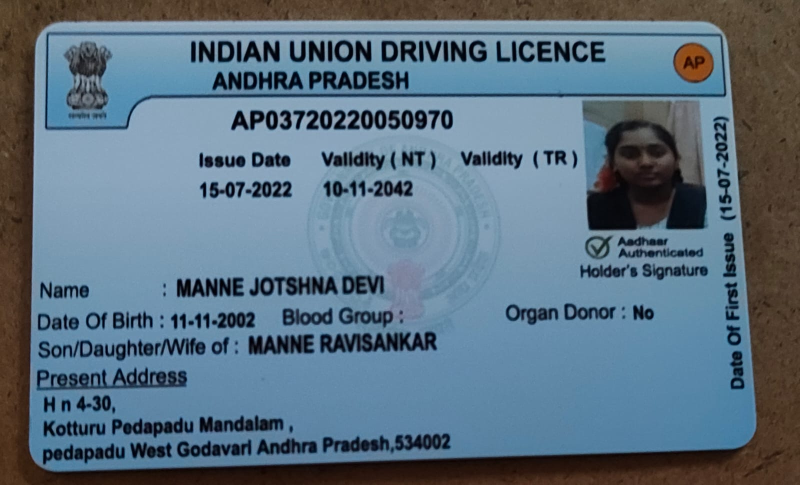
#> input picture data/sessions/session_2026-02-14_11-28-25/images/license.jpg, 1600 x 969 px, found by its file name (shown at 1/2 size)
$ python ocr_test.py
#> lines starting #> are read from the running program, lines starting #| are printed output that depends on the picture; after the words box and inside, x2 and y2 are one past the last pixel; in counts of white or black regions, pixels touching at a corner belong together
#> in extract_text, img is the input picture: shape (969, 1600, 3); mean B, G, R 128.6, 112.6, 91.6
import pytesseract
import cv2
import re
import datetime
import numpy as np


# ---------------- LICENSE AUTO CROP ----------------
def detect_and_crop_license(img):

    gray = cv2.cvtColor(img, cv2.COLOR_BGR2GRAY)

    # Improve contrast
    gray = cv2.equalizeHist(gray)
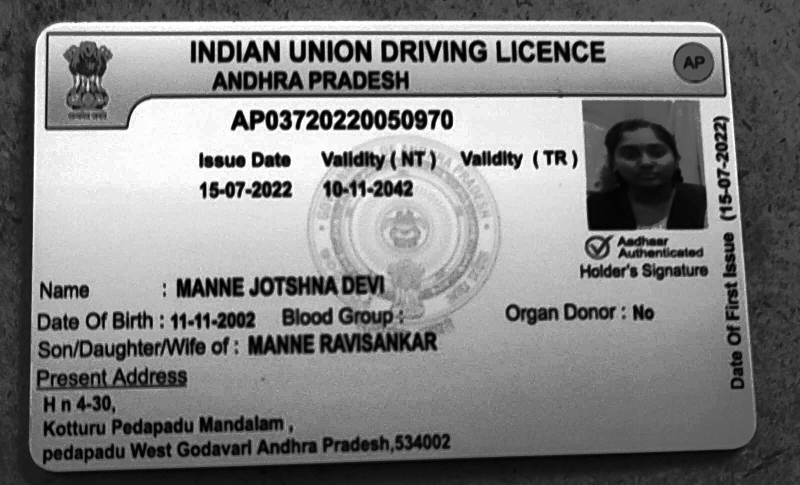
#> gray: shape (969, 1600) (shown at 1/2 size); min 0, max 255, mean 128.8

    edges = cv2.Canny(gray, 50, 150)
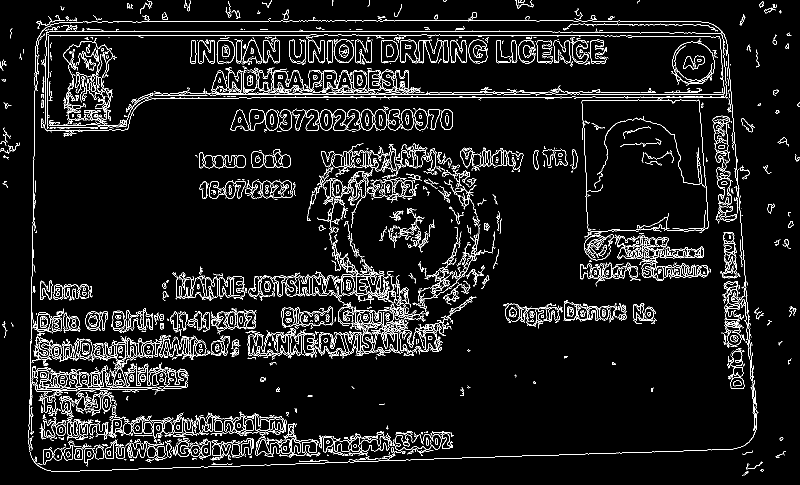
#> edges: shape (969, 1600) (shown at 1/2 size); 6.6% white in thin lines or dots

    contours, _ = cv2.findContours(
        edges,
        cv2.RETR_EXTERNAL,
        cv2.CHAIN_APPROX_SIMPLE
    )
#> contours = 2113 contours, 1831 with area under 20; largest, box (x1, y1, x2, y2) and area: (89, 58, 1454, 262) 190408, (1425, 231, 1460, 339) 2360, (1168, 469, 1228, 521) 2169, (354, 882, 422, 914) 1248, (646, 872, 779, 905) 1032

    contours = sorted(contours, key=cv2.contourArea, reverse=True)

    h_img, w_img = img.shape[:2]
#> h_img = 969; w_img = 1600

    for c in contours:

        peri = cv2.arcLength(c, True)
        approx = cv2.approxPolyDP(c, 0.02 * peri, True)

        if len(approx) == 4:

            x, y, w, h = cv2.boundingRect(approx)
            aspect_ratio = w / float(h)

            if 1.2 < aspect_ratio < 2.8 and w > 200 and h > 120:

                pad = 30

                x = max(0, x - pad)
                y = max(0, y - pad)

                w = min(w_img - x, w + pad * 2)
                h = min(h_img - y, h + pad * 2)

                print("✅ License card detected and cropped")
                return img[y:y+h, x:x+w]
#> this loop made 2113 passes
#> (peri, approx, x, y, w, h, aspect_ratio) on pass 1: (3157.7, [[92, 66], [95, 261], [1453, 188], [1440, 66]], 92, 66, 1362, 196, 6.95)
#> (peri, x, y, w, h, aspect_ratio) on passes 71, 139, 427, 470, 587, 634: (1458.7, 705, 608, 142, 74, 1.92), (458.3, 1200, 232, 87, 129, 0.674), (215.2, 72, 770, 88, 14, 6.29), (316.2, 1396, 295, 15, 81, 0.185), (35.8, 520, 586, 16, 8, 2), (10, 809, 883, 4, 3, 1.33)

    # fallback
    print("⚠️ Auto-crop failed → using center crop")

    h, w = img.shape[:2]
#> h = 969; w = 1600
    return img[int(h*0.25):int(h*0.75), int(w*0.15):int(w*0.85)]
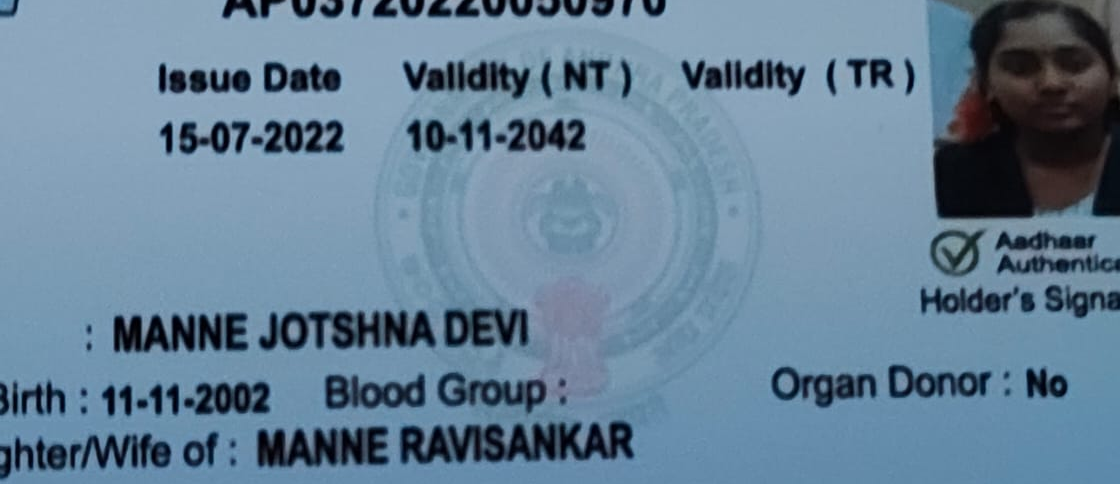
#> returned value: shape (484, 1120, 3); mean of channels 0, 1, 2 151.5, 129.4, 102.3; drawn as B, G, R


# ---------------- OCR CORE ----------------
def extract_text(image_path):

    img = cv2.imread(image_path)

    if img is None:
        print("❌ Image not found")
        return ""

    img = detect_and_crop_license(img)

    # Resize for better OCR
    img = cv2.resize(img, None, fx=2, fy=2, interpolation=cv2.INTER_CUBIC)
#> img: shape (968, 2240, 3)

    gray = cv2.cvtColor(img, cv2.COLOR_BGR2GRAY)
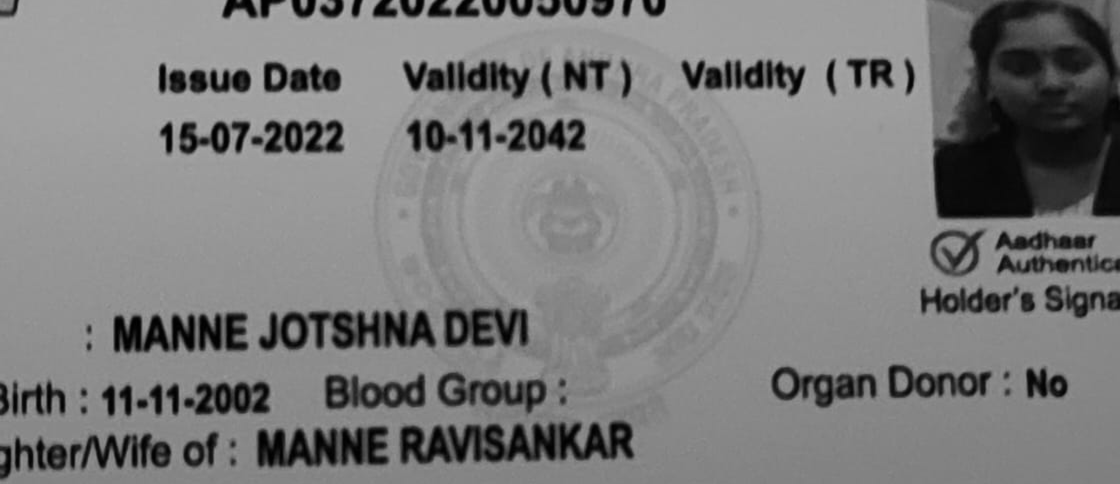
#> gray: shape (968, 2240) (shown at 1/2 size); min 0, max 177, mean 123.8

    # CLAHE for better contrast
    clahe = cv2.createCLAHE(clipLimit=2.0, tileGridSize=(8, 8))
    gray = clahe.apply(gray)
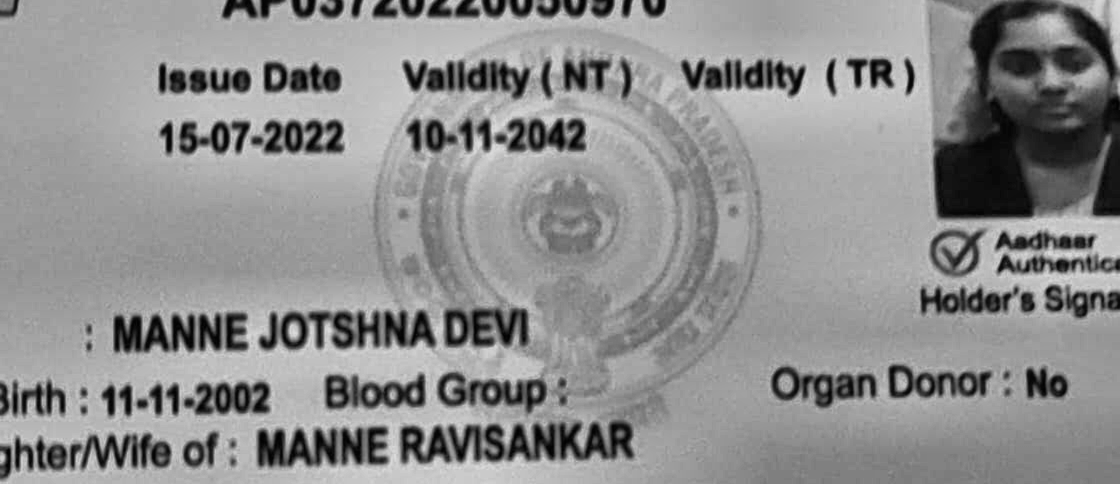
#> gray: shape (968, 2240) (shown at 1/2 size); min 0, max 220, mean 142.3

    # Two threshold methods
    thresh1 = cv2.adaptiveThreshold(
        gray, 255,
        cv2.ADAPTIVE_THRESH_MEAN_C,
        cv2.THRESH_BINARY,
        11, 2
    )
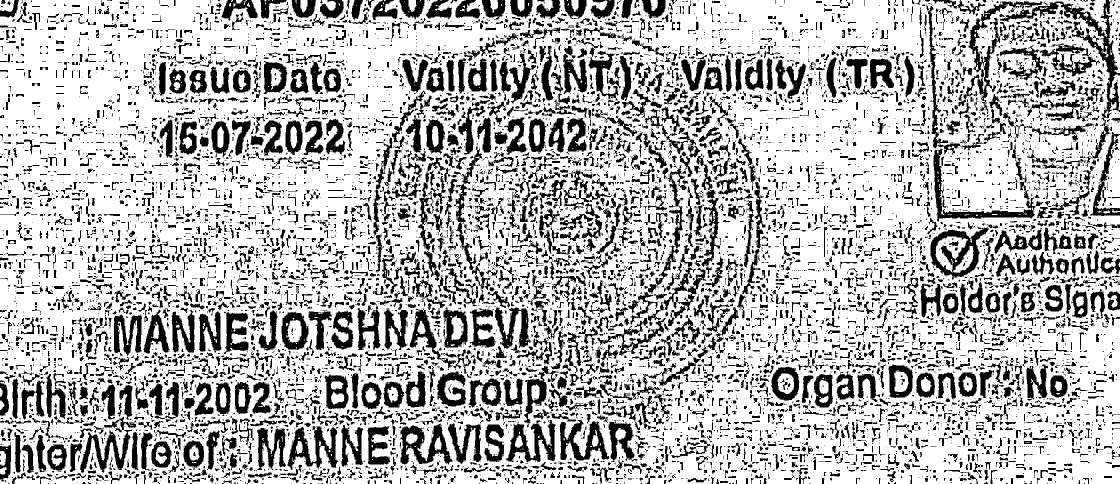
#> thresh1: shape (968, 2240) (shown at 1/2 size); 73% white; 11066 black regions (7140 under 20 px), largest, box (x1, y1, x2, y2) and area: (2000, 0, 2240, 327) 7668, (1917, 2, 2085, 228) 4876, (1867, 297, 2087, 443) 4506

    thresh2 = cv2.adaptiveThreshold(
        gray, 255,
        cv2.ADAPTIVE_THRESH_GAUSSIAN_C,
        cv2.THRESH_BINARY,
        11, 2
    )
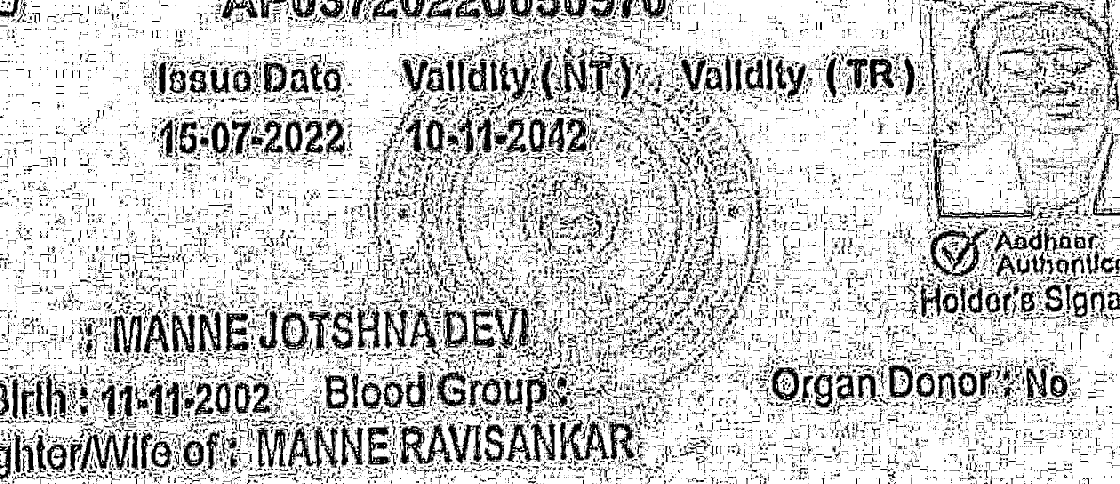
#> thresh2: shape (968, 2240) (shown at 1/2 size); 79.7% white; 22356 black regions (18679 under 20 px), largest, box (x1, y1, x2, y2) and area: (1861, 455, 1977, 554) 3401, (800, 847, 905, 930) 3309, (1009, 847, 1111, 924) 3060

    config = "--oem 3 --psm 6"

#> (the run stopped early here; a loop or call above may not have finished)
